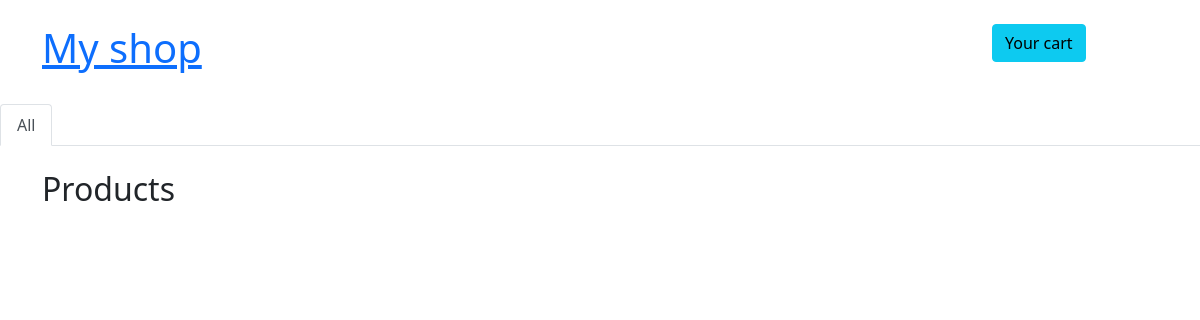
/shop/, run on an earlier commit of the app's database.
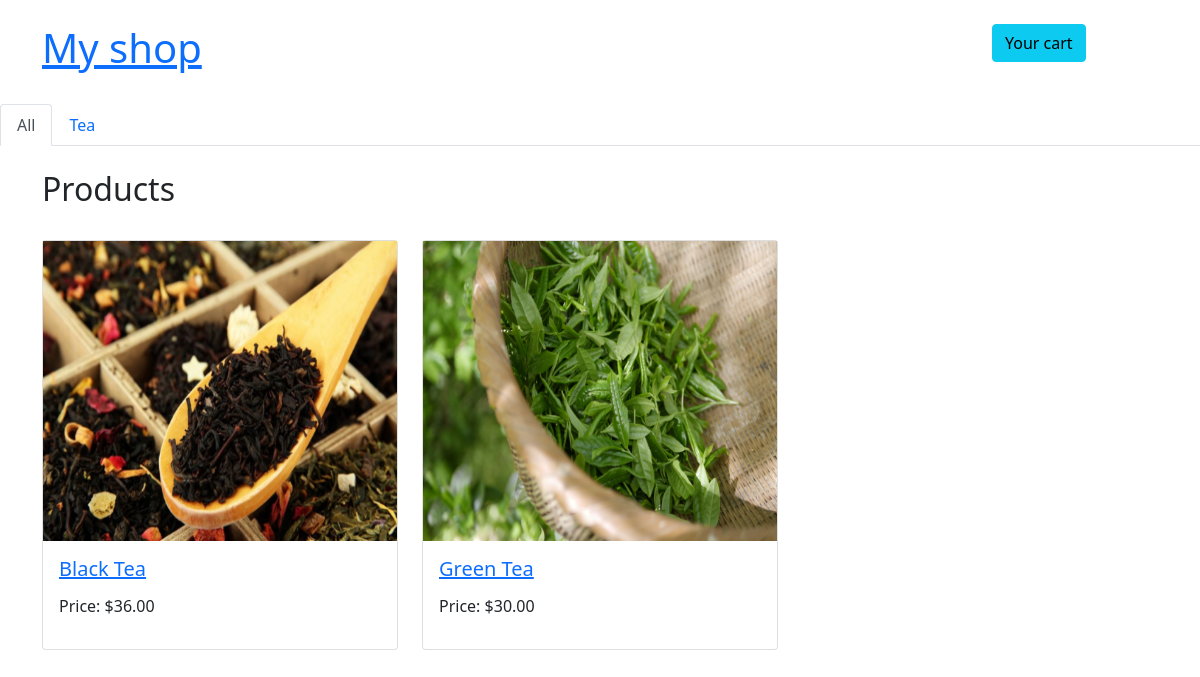
And on a later commit of the database.
### shop/models.py (models this page shows, shortened)
class Category(models.Model):
    name = models.CharField(max_length=200, db_index=True)
    slug = models.SlugField(max_length=200, db_index=True, unique=True)
    class Meta:
        ordering = ('name',)
        verbose_name = 'Category'
        verbose_name_plural = 'Categories'
    def get_absolute_url(self):
        return reverse('product_list_by_category', args=(self.slug,))

class Product(models.Model):
    category = models.ForeignKey(Category, on_delete=models.CASCADE, related_name='products')
    name = models.CharField(max_length=200, db_index=True)
    slug = models.CharField(max_length=200, db_index=True, unique=True)
    image = models.ImageField(upload_to='products/%Y/%m/%d', blank=True)
    description = models.TextField()
    price = models.DecimalField(max_digits=10, decimal_places=2)
    stock = models.PositiveIntegerField()
    available = models.BooleanField(default=True)
    created = models.DateTimeField(auto_now_add=True)
    updated = models.DateTimeField(auto_now=True)
    class Meta:
        ordering = ('name',)
        index_together = (('id', 'slug'),)
        verbose_name = 'Product'
        verbose_name_plural = 'Products'
    def get_absolute_url(self):
        return reverse("product_detail", args=(self.pk, self.slug))

### shop/views.py (the view)
# urls.py: path('', views.product_list, name='product_list'),
def product_list(request, category_slug=None):
    category = None
    categories = Category.objects.all()
    products = Product.objects.filter(available=True)
    if category_slug:
        category = get_object_or_404(Category, slug=category_slug)
        products = products.filter(category=category)
    return render(request, 'shop/product/list.html',
                  context={'category': category, 'categories': categories, 'products': products})

### cart/cart.py (called while the page is built)
    def __len__(self):
        return sum(item['quantity'] for item in self.cart.values())

### cart/context_processors.py (called while the page is built)
def cart(request):
    return {'cart': Cart(request)}

### templates/shop/product/list.html (shortened to what this page needs)
{% extends 'shop/base.html' %}
{% block content %}
    <ul class="nav nav-tabs">
        <li class="nav-item">
            <a {% if not category %}class="nav-link active"{% else %}class="nav-link"{% endif %} aria-current="page"
               href="{% url "product_list" %}">All</a>
        </li>
        {% for c in categories %}
            <li class="nav-item">
                <a {% if category.slug == c.slug %}class="nav-link active"{% else %}class="nav-link"{% endif %}
                   href="{{ c.get_absolute_url }}">{{ c.name }}</a>
            </li>
        {% endfor %}
    </ul>
    <br>
    <div class="container">
        {% if category %}
            <h2>{{ category.name }}</h2>
        {% else %}
            <h2>Products</h2>
        {% endif %}
    </div>
    <br>
    <div class="container">
        <div class="row">
            {% for product in products %}
                <div class="col-lg-4 col-md-12 mb-4">
                    <div class="card">
                        <div class="bg-image hover-zoom ripple ripple-surface ripple-surface-light"
                             data-mdb-ripple-color="light">
                            <a href="{{ product.get_absolute_url }}"><img width="250px" height="300"
                                                                          alt="Image not found"
                                                                          src="{% if product.image %}{{ product.image.url }}{% endif %}"
                                                                          class="w-100"/>
                            </a>
                        </div>
                        <div class="card-body">
                            <a href="" class="text-reset">
                                <h5 class="card-title mb-3"><a
                                        href="{{ product.get_absolute_url }}">{{ product.name }}</a></h5>
                            </a>
                            <h6 class="mb-3">Price: ${{ product.price }}</h6>
                        </div>
                    </div>
                </div>
            {% endfor %}
        </div>
    </div>
{% endblock %}

### templates/shop/base.html (shortened to what this page needs)
<!DOCTYPE html>
<html lang="en">
<head>
    <link href="https://cdn.jsdelivr.net/npm/bootstrap@5.0.2/dist/css/bootstrap.min.css" rel="stylesheet"
>
</head>
<body>
<br>
<div class="container">
    <div class="row">
        <div class="col">
            <h1><a href="{% url "product_list" %}">My shop</a></h1>
        </div>
        <div class="col-2">
            <a href="{% url "cart_detail" %}">
                <button type="button" class="btn btn-info">Your cart</button>
            </a>
        </div>
    </div>
</div>
<br>
{% block content %}
{% endblock %}
</body>
</html>

What changed in the data, as far as the page shows it:
added Category: name "Tea"
added Product: image (picture), name "Black Tea", price "36.00"
added Product: image (picture), name "Green Tea", price "30.00"
